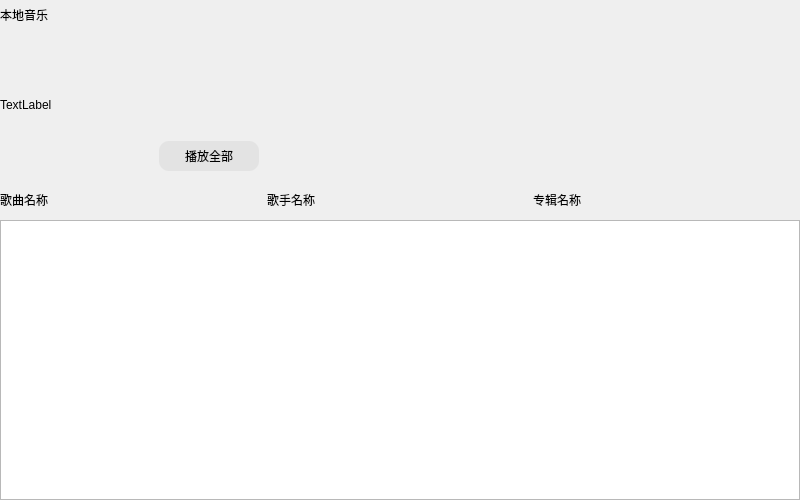
<?xml version="1.0" encoding="UTF-8"?>
<ui version="4.0">
 <class>CommonPage</class>
 <widget class="QWidget" name="CommonPage">
  <property name="geometry">
   <rect>
    <x>0</x>
    <y>0</y>
    <width>800</width>
    <height>500</height>
   </rect>
  </property>
  <property name="windowTitle">
   <string>Form</string>
  </property>
  <layout class="QVBoxLayout" name="verticalLayout">
   <property name="spacing">
    <number>0</number>
   </property>
   <property name="leftMargin">
    <number>0</number>
   </property>
   <property name="topMargin">
    <number>0</number>
   </property>
   <property name="rightMargin">
    <number>0</number>
   </property>
   <property name="bottomMargin">
    <number>0</number>
   </property>
   <item>
    <widget class="QLabel" name="pageTittle">
     <property name="minimumSize">
      <size>
       <width>0</width>
       <height>30</height>
      </size>
     </property>
     <property name="maximumSize">
      <size>
       <width>16777215</width>
       <height>30</height>
      </size>
     </property>
     <property name="text">
      <string>本地音乐</string>
     </property>
    </widget>
   </item>
   <item>
    <widget class="QWidget" name="musicPlayBox" native="true">
     <property name="minimumSize">
      <size>
       <width>0</width>
       <height>150</height>
      </size>
     </property>
     <property name="maximumSize">
      <size>
       <width>16777215</width>
       <height>150</height>
      </size>
     </property>
     <layout class="QHBoxLayout" name="horizontalLayout">
      <property name="spacing">
       <number>0</number>
      </property>
      <property name="leftMargin">
       <number>0</number>
      </property>
      <property name="topMargin">
       <number>0</number>
      </property>
      <property name="rightMargin">
       <number>0</number>
      </property>
      <property name="bottomMargin">
       <number>0</number>
      </property>
      <item>
       <widget class="QLabel" name="musicImageLabel">
        <property name="minimumSize">
         <size>
          <width>150</width>
          <height>0</height>
         </size>
        </property>
        <property name="maximumSize">
         <size>
          <width>150</width>
          <height>16777215</height>
         </size>
        </property>
        <property name="text">
         <string>TextLabel</string>
        </property>
       </widget>
      </item>
      <item>
       <widget class="QWidget" name="playAll" native="true">
        <property name="minimumSize">
         <size>
          <width>120</width>
          <height>0</height>
         </size>
        </property>
        <property name="maximumSize">
         <size>
          <width>120</width>
          <height>16777215</height>
         </size>
        </property>
        <layout class="QVBoxLayout" name="verticalLayout_2">
         <item>
          <spacer name="verticalSpacer">
           <property name="orientation">
            <enum>Qt::Vertical</enum>
           </property>
           <property name="sizeHint" stdset="0">
            <size>
             <width>20</width>
             <height>93</height>
            </size>
           </property>
          </spacer>
         </item>
         <item>
          <widget class="QPushButton" name="playAllBtn">
           <property name="minimumSize">
            <size>
             <width>100</width>
             <height>30</height>
            </size>
           </property>
           <property name="maximumSize">
            <size>
             <width>100</width>
             <height>30</height>
            </size>
           </property>
           <property name="styleSheet">
            <string notr="true">#playAllBtn
{
	background-color:#E3E3E3;
	border-radius:10px;
}

#playAllBtn:hover
{
	background-color:#1ECD97;
}</string>
           </property>
           <property name="text">
            <string>播放全部</string>
           </property>
          </widget>
         </item>
        </layout>
       </widget>
      </item>
      <item>
       <spacer name="horizontalSpacer">
        <property name="orientation">
         <enum>Qt::Horizontal</enum>
        </property>
        <property name="sizeHint" stdset="0">
         <size>
          <width>527</width>
          <height>20</height>
         </size>
        </property>
       </spacer>
      </item>
     </layout>
    </widget>
   </item>
   <item>
    <widget class="QWidget" name="listLabelBox" native="true">
     <property name="minimumSize">
      <size>
       <width>0</width>
       <height>40</height>
      </size>
     </property>
     <property name="maximumSize">
      <size>
       <width>16777215</width>
       <height>40</height>
      </size>
     </property>
     <layout class="QHBoxLayout" name="horizontalLayout_2">
      <property name="spacing">
       <number>0</number>
      </property>
      <property name="leftMargin">
       <number>0</number>
      </property>
      <property name="topMargin">
       <number>0</number>
      </property>
      <property name="rightMargin">
       <number>0</number>
      </property>
      <property name="bottomMargin">
       <number>0</number>
      </property>
      <item>
       <widget class="QLabel" name="musicNameLabel">
        <property name="text">
         <string>歌曲名称</string>
        </property>
       </widget>
      </item>
      <item>
       <widget class="QLabel" name="musicSingerLabel">
        <property name="text">
         <string>歌手名称</string>
        </property>
       </widget>
      </item>
      <item>
       <widget class="QLabel" name="musicAlbumLabel">
        <property name="text">
         <string>专辑名称</string>
        </property>
       </widget>
      </item>
     </layout>
    </widget>
   </item>
   <item>
    <widget class="QListWidget" name="pageMusicList"/>
   </item>
  </layout>
 </widget>
 <resources/>
 <connections/>
</ui>
